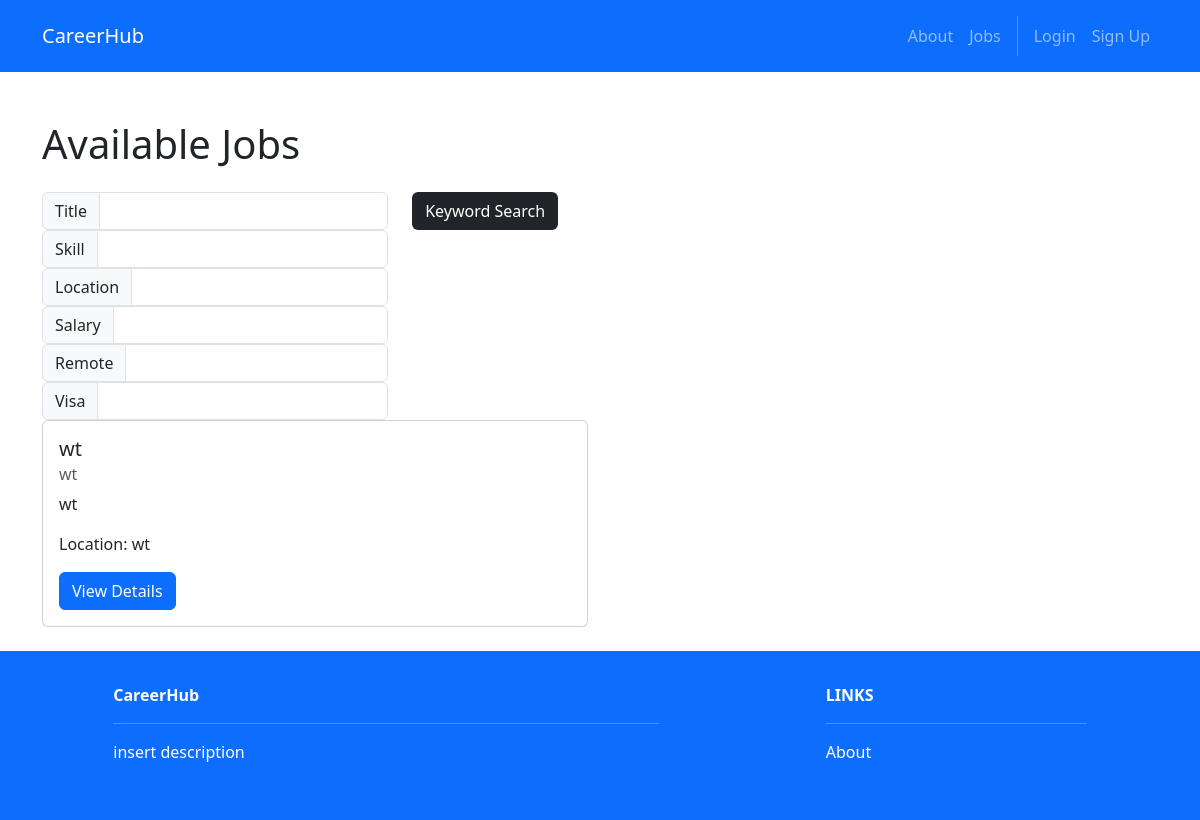
The app's page /jobs/, older data.
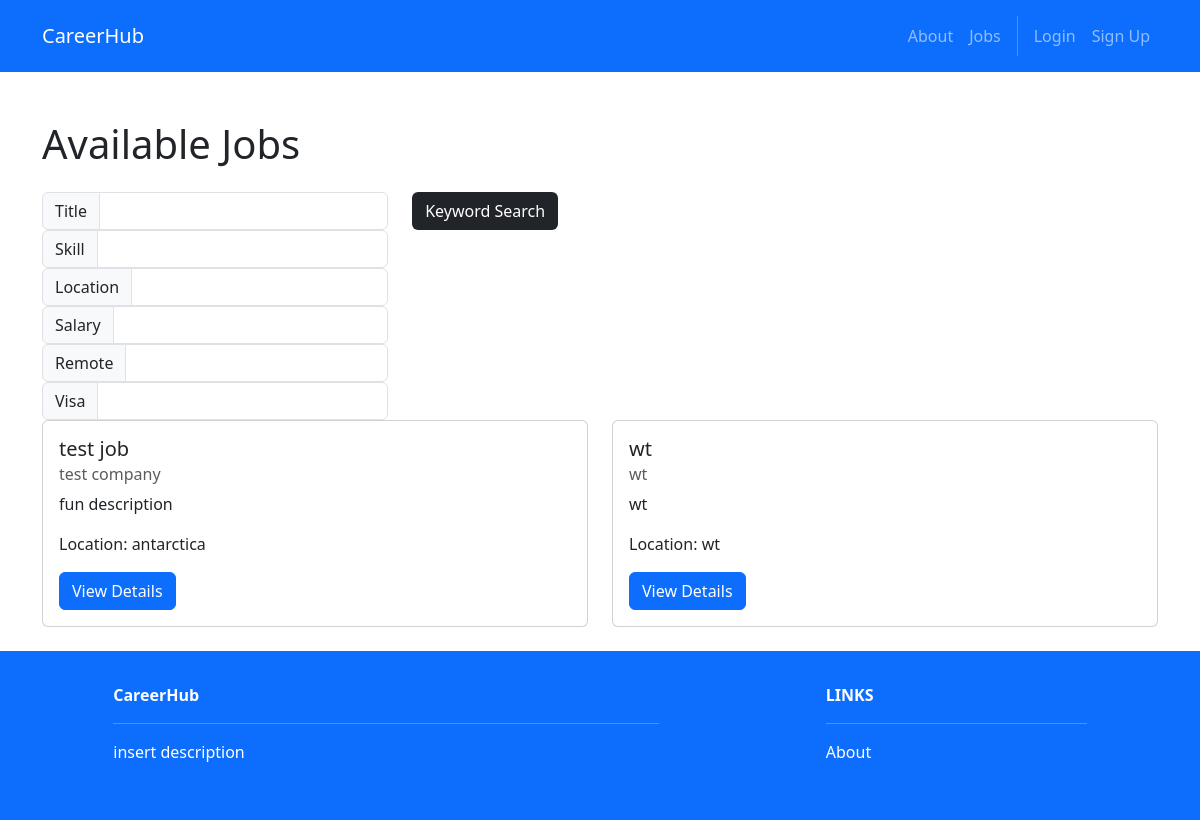
The same page, newer data.
### recruiters/models.py (models this page shows)
class Post(models.Model):
    id = models.AutoField(primary_key=True)
    title = models.CharField(max_length=200)
    company = models.CharField(max_length=200)
    description = models.TextField()
    location = models.CharField(max_length=200)
    salary_range = models.CharField(max_length=100)
    required_skills = models.ManyToManyField(Skill)
    recruiter = models.ForeignKey(User, on_delete=models.CASCADE)
    created_at = models.DateTimeField(auto_now_add=True)
    updated_at = models.DateTimeField(auto_now=True)
    VISA_CHOICES = [
        ('yes', 'Yes'),
        ('no', 'No'),
    ]
    visa_sponsorship = models.CharField(max_length=3, choices=VISA_CHOICES, default='no')

### jobs/views.py (the view)
# urls.py: path('', views.index, name='home.index'),
def index(request):
    name_term = request.GET.get('search_name')
    skill_term = request.GET.get('search_skill')
    location_term = request.GET.get('search_location')
    salary_term = request.GET.get('search_salary')
    remote_term = request.GET.get('search_remote')
    visa_term = request.GET.get('search_visa')
    if name_term or skill_term or location_term or salary_term or remote_term or visa_term:
        jobs = Post.objects.filter(title__contains=name_term)
        jobs = jobs.filter(location__contains=location_term).filter(salary_range__contains=salary_term).filter(location__contains=remote_term).filter(visa_sponsorship__contains=visa_term)
        if (skill_term):
            jobs = jobs.filter(required_skills__name__contains=skill_term)
    else:
        jobs = Post.objects.all().order_by('-created_at')
    return render(request, 'jobs/index.html', {'jobs': jobs})

### jobs/templates/jobs/index.html
{% extends 'base.html' %}
{% block content %}
<div class="container mt-5">
    <h1>Available Jobs</h1>
    <div class="row mt-4">
        <form method="GET">
            <div class="row">
                <div class="col-auto">
                    <div class="input-group col-auto">
                        <div class="input-group-text">Title</div>
                        <input type="text" class="form-control" name="search_name">
                    </div>
                    <div class="input-group col-auto">
                        <div class="input-group-text">Skill</div>
                        <input type="text" class="form-control" name="search_skill">
                    </div>
                    <div class="input-group col-auto">
                        <div class="input-group-text">Location</div>
                        <input type="text" class="form-control" name="search_location">
                    </div>
                    <div class="input-group col-auto">
                        <div class="input-group-text">Salary</div>
                        <input type="text" class="form-control" name="search_salary">
                    </div>
                    <div class="input-group col-auto">
                        <div class="input-group-text">Remote</div>
                        <input type="text" class="form-control" name="search_remote">
                    </div>
                    <div class="input-group col-auto">
                        <div class="input-group-text">Visa</div>
                        <input type="text" class="form-control" name="search_visa">
                    </div>
                </div>
                <div class="col-auto">
                    <button class="btn bg-dark text-white" type="submit">Keyword Search</button>
                </div>
            </div>
        </form>
        {% for job in jobs %}
        <div class="col-md-6 mb-4">
            <div class="card">
                <div class="card-body">
                    <h5 class="card-title">{{ job.title }}</h5>
                    <h6 class="card-subtitle mb-2 text-muted">{{ job.company }}</h6>
                    <p class="card-text">{{ job.description|truncatewords:30 }}</p>
                    <p class="card-text">Location: {{ job.location }}</p>
                    <a href="{% url 'jobs.detail' job.id %}" class="btn btn-primary">View Details</a>
                </div>
            </div>
        </div>
        {% endfor %}
    </div>
</div>
{% endblock %}

Row changes from the older to the newer data that the page shows:
added Post: title "test job", company "test company", description "fun description", location "antarctica"
